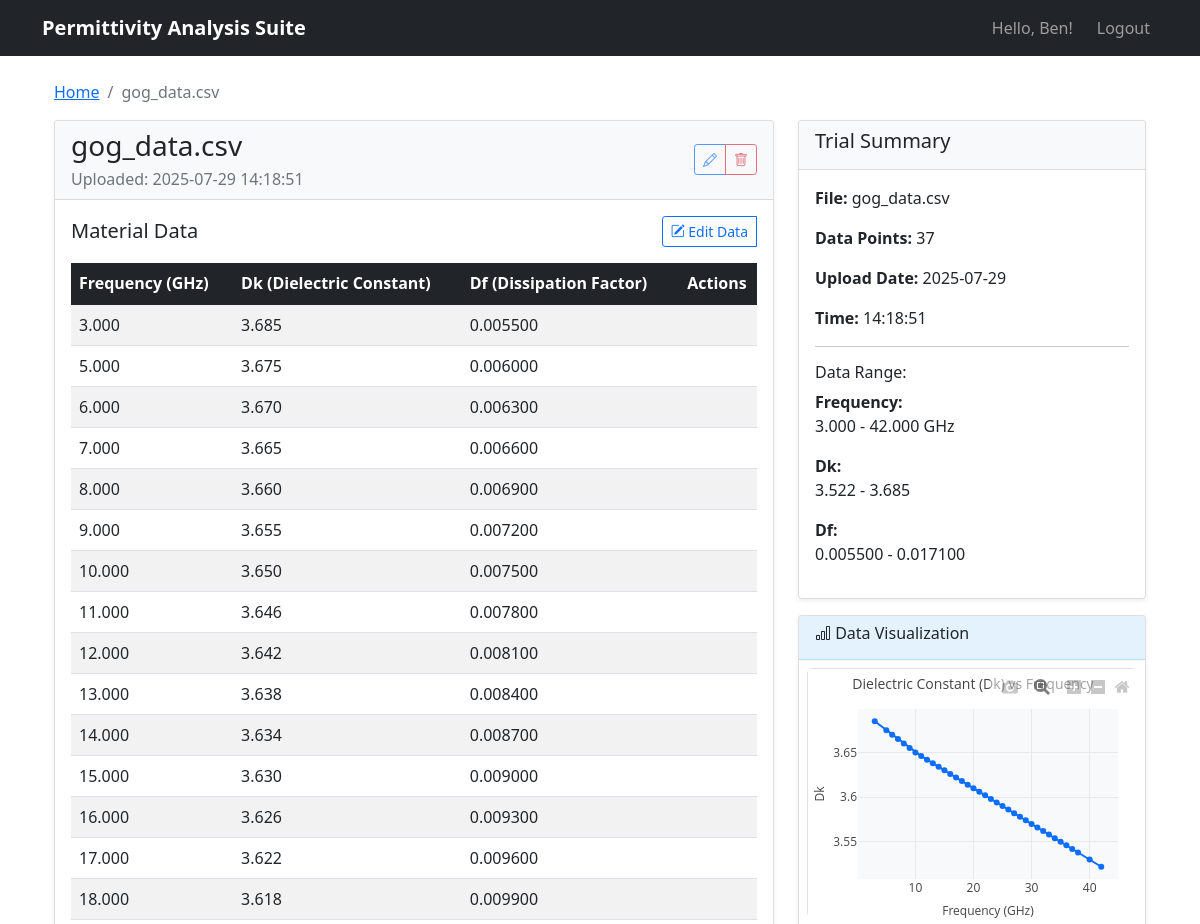
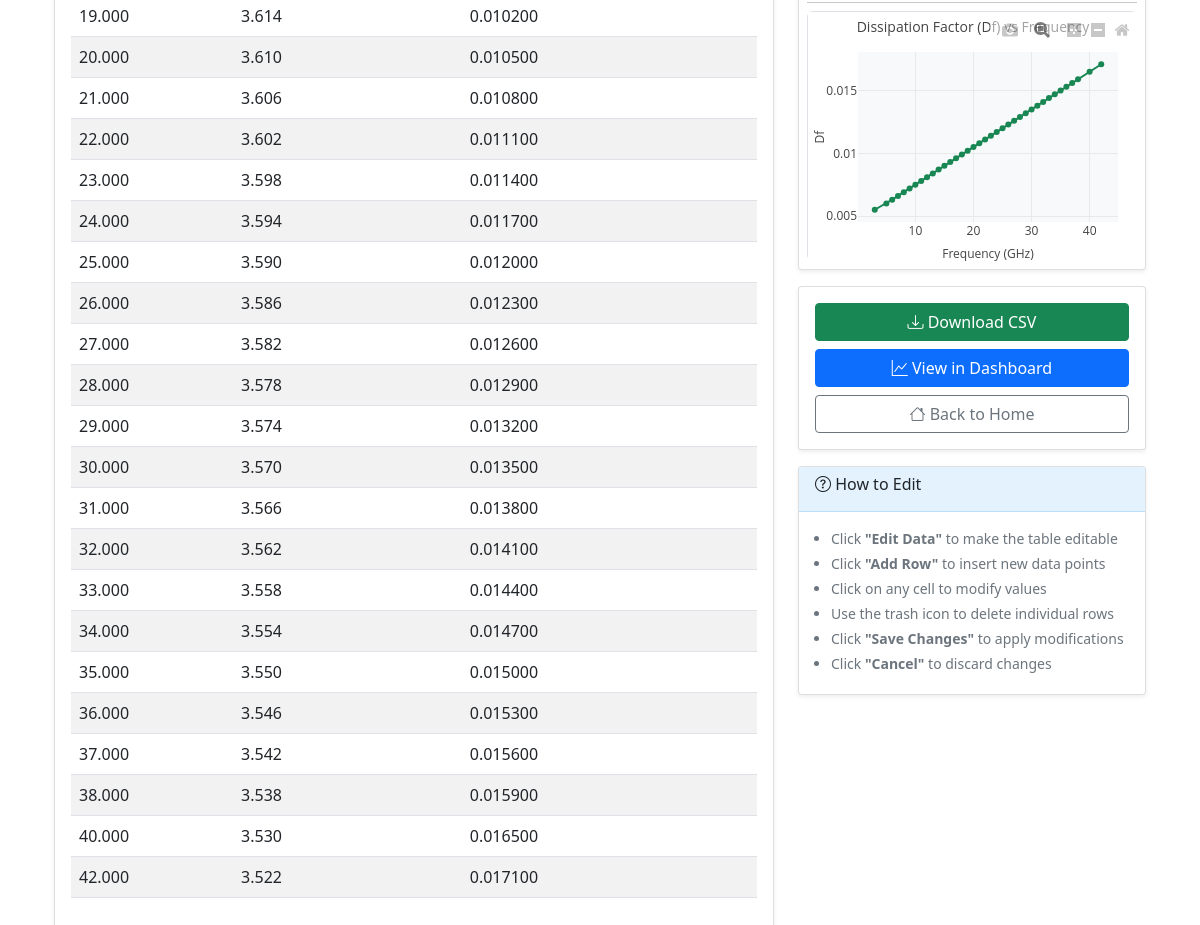
/trial/3 (signed in), run on the app's committed database (2 pictures, top to bottom).
### app/models.py (models this page shows, shortened)
class User(UserMixin, db.Model):
    id = db.Column(db.Integer, primary_key=True)
    username = db.Column(db.String(80), unique=True, nullable=False, index=True)
    email = db.Column(db.String(120), unique=True, nullable=False, index=True)
    password_hash = db.Column(db.String(128))
    trials = db.relationship('Trial', backref='user', lazy='dynamic')

class Trial(db.Model):
    id = db.Column(db.Integer, primary_key=True)
    filename = db.Column(db.String(255), nullable=False)
    upload_timestamp = db.Column(db.DateTime, default=datetime.utcnow, nullable=False)
    user_id = db.Column(db.Integer, db.ForeignKey('user.id'), nullable=False)
    data_fingerprint = db.Column(db.String(64), nullable=True, index=True)  # SHA256 hash of data content
    material_data = db.relationship('MaterialData', backref='trial', lazy='dynamic', cascade='all, delete-orphan')

class MaterialData(db.Model):
    id = db.Column(db.Integer, primary_key=True)
    frequency_ghz = db.Column(db.Float, nullable=False)
    dk = db.Column(db.Float, nullable=False)  # Dielectric constant
    df = db.Column(db.Float, nullable=False)  # Dissipation factor
    trial_id = db.Column(db.Integer, db.ForeignKey('trial.id'), nullable=False)

### app/main/routes.py (the view)
@bp.route('/trial/<int:trial_id>')
@login_required
def view_trial(trial_id):
    trial = Trial.query.filter_by(id=trial_id, user_id=current_user.id).first_or_404()
    material_data = trial.material_data.all()
    return render_template('view_trial.html', title=f'Trial: {trial.filename}',
                         trial=trial, material_data=material_data)

### app/templates/view_trial.html (shortened to what this page needs)
{% extends "base.html" %}
{% block content %}
<div class="container mt-4">
    <div class="row">
        <div class="col-12">
            <nav aria-label="breadcrumb">
                <ol class="breadcrumb">
                    <li class="breadcrumb-item"><a href="{{ url_for('main.index') }}">Home</a></li>
                    <li class="breadcrumb-item active" aria-current="page">{{ trial.filename }}</li>
                </ol>
            </nav>
        </div>
    </div>
    <div class="row">
        <div class="col-lg-8">
            <div class="card">
                <div class="card-header d-flex justify-content-between align-items-center">
                    <div>
                        <h3 class="card-title mb-1" data-trial-name="{{ trial.filename }}">{{ trial.filename }}</h3>
                        <p class="text-muted mb-0">Uploaded: {{ trial.upload_timestamp.strftime('%Y-%m-%d %H:%M:%S') }}</p>
                    </div>
                    <div class="btn-group">
                        <button type="button" class="btn btn-outline-primary btn-sm" id="edit-trial-btn" title="Edit trial name">
                            <i class="bi bi-pencil"></i>
                        </button>
                        <button type="button" class="btn btn-outline-danger btn-sm" id="delete-trial-btn" title="Delete trial">
                            <i class="bi bi-trash"></i>
                        </button>
                    </div>
                </div>
                <div class="card-body">
                    <div class="d-flex justify-content-between align-items-center mb-3">
                        <h5 class="mb-0">Material Data</h5>
                        <div class="btn-group" role="group">
                            <button type="button" class="btn btn-outline-primary btn-sm" id="edit-mode-btn">
                                <i class="bi bi-pencil-square"></i> Edit Data
                            </button>
                        </div>
                    </div>
                    <div class="table-responsive">
                        <table class="table table-striped table-hover" id="material-data-table">
                            <thead class="table-dark">
                                <tr>
                                    <th>Frequency (GHz)</th>
                                    <th>Dk (Dielectric Constant)</th>
                                    <th>Df (Dissipation Factor)</th>
                                    <th width="80">Actions</th>
                                </tr>
                            </thead>
                            <tbody>
                                {% for data in material_data %}
                                <tr data-data-id="{{ data.id }}">
                                    <td>{{ "%.3f"|format(data.frequency_ghz) }}</td>
                                    <td>{{ "%.3f"|format(data.dk) }}</td>
                                    <td>{{ "%.6f"|format(data.df) }}</td>
                                    <td></td>
                                </tr>
                                {% endfor %}
                            </tbody>
                        </table>
                    </div>
                </div>
            </div>
        </div>
        <div class="col-lg-4">
            <div class="card">
                <div class="card-header">
                    <h5>Trial Summary</h5>
                </div>
                <div class="card-body">
                    <p><strong>File:</strong> <span data-trial-name="{{ trial.filename }}">{{ trial.filename }}</span></p>
                    <p><strong>Data Points:</strong> <span data-stat="data-points">{{ material_data|length }}</span></p>
                    <p><strong>Upload Date:</strong> {{ trial.upload_timestamp.strftime('%Y-%m-%d') }}</p>
                    <p><strong>Time:</strong> {{ trial.upload_timestamp.strftime('%H:%M:%S') }}</p>
                    {% if material_data %}
                    <hr>
                    <h6>Data Range:</h6>
                    <p><strong>Frequency:</strong><br>
                       <span data-stat="freq-range">{{ "%.3f"|format(material_data|map(attribute='frequency_ghz')|min) }} -
                       {{ "%.3f"|format(material_data|map(attribute='frequency_ghz')|max) }} GHz</span></p>
                    <p><strong>Dk:</strong><br>
                       <span data-stat="dk-range">{{ "%.3f"|format(material_data|map(attribute='dk')|min) }} -
                       {{ "%.3f"|format(material_data|map(attribute='dk')|max) }}</span></p>
                    <p><strong>Df:</strong><br>
                       <span data-stat="df-range">{{ "%.6f"|format(material_data|map(attribute='df')|min) }} -
                       {{ "%.6f"|format(material_data|map(attribute='df')|max) }}</span></p>
                    {% endif %}
                </div>
            </div>
            {% if material_data %}
            <div class="card mt-3">
                <div class="card-header">
                    <h6><i class="bi bi-bar-chart"></i> Data Visualization</h6>
                </div>
                <div class="card-body p-2">
                    <div id="dk-chart" style="height: 250px;"></div>
                    <hr class="my-2">
                    <div id="df-chart" style="height: 250px;"></div>
                </div>
            </div>
            {% endif %}
            <div class="card mt-3">
                <div class="card-body">
                    <div class="d-grid gap-2">
                        <a href="{{ url_for('main.download_trial_csv', trial_id=trial.id) }}" class="btn btn-success">
                            <i class="bi bi-download"></i> Download CSV
                        </a>
                        <a href="{{ url_for('main.dashboard') }}" class="btn btn-primary">
                            <i class="bi bi-graph-up"></i> View in Dashboard
                        </a>
                        <a href="{{ url_for('main.index') }}" class="btn btn-outline-secondary">
                            <i class="bi bi-house"></i> Back to Home
                        </a>
                    </div>
                </div>
            </div>
            <div class="card mt-3">
                <div class="card-header">
                    <h6><i class="bi bi-question-circle"></i> How to Edit</h6>
                </div>
                <div class="card-body">
                    <small class="text-muted">
                        <ul class="mb-0">
                            <li>Click <strong>"Edit Data"</strong> to make the table editable</li>
                            <li>Click <strong>"Add Row"</strong> to insert new data points</li>
                            <li>Click on any cell to modify values</li>
                            <li>Use the trash icon to delete individual rows</li>
                            <li>Click <strong>"Save Changes"</strong> to apply modifications</li>
                            <li>Click <strong>"Cancel"</strong> to discard changes</li>
                        </ul>
                    </small>
                </div>
            </div>
        </div>
    </div>
</div>
{% endblock %}

### app/templates/base.html (shortened to what this page needs)
<!DOCTYPE html>
<html lang="en">
<head>
    <link href="https://cdn.jsdelivr.net/npm/bootstrap@5.1.3/dist/css/bootstrap.min.css" rel="stylesheet">
    <link href="https://cdn.jsdelivr.net/npm/bootstrap-icons@1.10.0/font/bootstrap-icons.css" rel="stylesheet">
    <link href="{{ url_for('static', filename='css/main.css') }}" rel="stylesheet">
</head>
<body>
    <nav class="navbar navbar-expand-lg navbar-dark bg-dark">
        <div class="container">
            <a class="navbar-brand" href="{{ url_for('main.index') }}">Permittivity Analysis Suite</a>
            <div class="navbar-nav ms-auto">
                {% if current_user.is_anonymous %}
                    <a class="nav-link" href="{{ url_for('auth.login') }}">Login</a>
                    <a class="nav-link" href="{{ url_for('auth.register') }}">Register</a>
                {% else %}
                    <span class="navbar-text me-3">Hello, {{ current_user.username }}!</span>
                    <a class="nav-link" href="{{ url_for('auth.logout') }}">Logout</a>
                {% endif %}
            </div>
        </div>
    </nav>
    <div class="container mt-4">
        {% block content %}{% endblock %}
    </div>
</body>
</html>

### app/static/css/main.css (style rules this page uses)
.card { box-shadow: 0 0.125rem 0.25rem rgba(0, 0, 0, 0.075); border: 1px solid rgba(0, 0, 0, 0.125); }
.card-header { background-color: #f8f9fa; border-bottom: 1px solid rgba(0, 0, 0, 0.125); }
.btn { transition: all 0.2s ease; }
.navbar-brand { font-weight: 600; font-size: 1.25rem; }
.fade-in { animation: fadeIn 0.3s ease-out; }
.table th:last-child, .table td:last-child { text-align: center; vertical-align: middle; }
.btn-group .btn { position: relative; }
.card-header .btn-group { opacity: 0.7; transition: opacity 0.2s ease; }
.card.mt-3 .card-header { background-color: #e3f2fd; border-bottom: 1px solid #bbdefb; }
.card.mt-3 .card-body ul { padding-left: 1rem; }
.card.mt-3 .card-body li { margin-bottom: 0.25rem; }
.btn-group .btn:first-child { border-top-right-radius: 0; border-bottom-right-radius: 0; }
.btn-group .btn:last-child { border-top-left-radius: 0; border-bottom-left-radius: 0; }
#dk-chart, #df-chart { border-radius: 0.375rem; background-color: #ffffff; border: 1px solid #dee2e6; }
.card .card-body.p-2 { padding: 0.5rem !important; }

### data on the page
User: username "Ben"
Trial: filename "gog_data.csv", upload_timestamp "2025-07-29 14:18:51", upload_timestamp "2025-07-29", upload_timestamp "14:18:51"
MaterialData: frequency_ghz "3.000", dk "3.685", df "0.005500"
MaterialData: frequency_ghz "5.000", dk "3.675", df "0.006000"
MaterialData: frequency_ghz "6.000", dk "3.670", df "0.006300"
MaterialData: frequency_ghz "7.000", dk "3.665", df "0.006600"
MaterialData: frequency_ghz "8.000", dk "3.660", df "0.006900"
MaterialData: frequency_ghz "9.000", dk "3.655", df "0.007200"
MaterialData: frequency_ghz "10.000", dk "3.650", df "0.007500"
MaterialData: frequency_ghz "11.000", dk "3.646", df "0.007800"
MaterialData: frequency_ghz "12.000", dk "3.642", df "0.008100"
MaterialData: frequency_ghz "13.000", dk "3.638", df "0.008400"
MaterialData: frequency_ghz "14.000", dk "3.634", df "0.008700"
MaterialData: frequency_ghz "15.000", dk "3.630", df "0.009000"
MaterialData: frequency_ghz "16.000", dk "3.626", df "0.009300"
MaterialData: frequency_ghz "17.000", dk "3.622", df "0.009600"
MaterialData: frequency_ghz "18.000", dk "3.618", df "0.009900"
MaterialData: frequency_ghz "19.000", dk "3.614", df "0.010200"
MaterialData: frequency_ghz "20.000", dk "3.610", df "0.010500"
MaterialData: frequency_ghz "21.000", dk "3.606", df "0.010800"
MaterialData: frequency_ghz "22.000", dk "3.602", df "0.011100"
MaterialData: frequency_ghz "23.000", dk "3.598", df "0.011400"
MaterialData: frequency_ghz "24.000", dk "3.594", df "0.011700"
MaterialData: frequency_ghz "25.000", dk "3.590", df "0.012000"
MaterialData: frequency_ghz "26.000", dk "3.586", df "0.012300"
MaterialData: frequency_ghz "27.000", dk "3.582", df "0.012600"
MaterialData: frequency_ghz "28.000", dk "3.578", df "0.012900"
MaterialData: frequency_ghz "29.000", dk "3.574", df "0.013200"
MaterialData: frequency_ghz "30.000", dk "3.570", df "0.013500"
MaterialData: frequency_ghz "31.000", dk "3.566", df "0.013800"
MaterialData: frequency_ghz "32.000", dk "3.562", df "0.014100"
MaterialData: frequency_ghz "33.000", dk "3.558", df "0.014400"
MaterialData: frequency_ghz "34.000", dk "3.554", df "0.014700"
MaterialData: frequency_ghz "35.000", dk "3.550", df "0.015000"
MaterialData: frequency_ghz "36.000", dk "3.546", df "0.015300"
MaterialData: frequency_ghz "37.000", dk "3.542", df "0.015600"
MaterialData: frequency_ghz "38.000", dk "3.538", df "0.015900"
MaterialData: frequency_ghz "40.000", dk "3.530", df "0.016500"
MaterialData: frequency_ghz "42.000", dk "3.522", df "0.017100"

### other printed values
{{ material_data|length }} "37"
{{ "%.3f"|format(material_data|map(attribute='frequency_ghz')|min) }} "3.000"
{{ "%.3f"|format(material_data|map(attribute='frequency_ghz')|max) }} "42.000"
{{ "%.3f"|format(material_data|map(attribute='dk')|min) }} "3.522"
{{ "%.3f"|format(material_data|map(attribute='dk')|max) }} "3.685"
{{ "%.6f"|format(material_data|map(attribute='df')|min) }} "0.005500"
{{ "%.6f"|format(material_data|map(attribute='df')|max) }} "0.017100"
